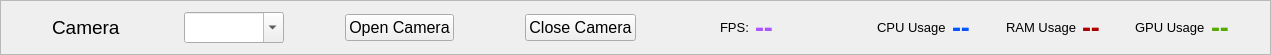
          <widget class="QFrame" name="frame_3">
           <property name="geometry">
            <rect>
             <x>8</x>
             <y>11</y>
             <width>1271</width>
             <height>41</height>
            </rect>
           </property>
           <property name="frameShape">
            <enum>QFrame::Shape::StyledPanel</enum>
           </property>
           <property name="frameShadow">
            <enum>QFrame::Shadow::Raised</enum>
           </property>
           <layout class="QHBoxLayout" name="horizontalLayout_5">
            <item>
             <spacer name="horizontalSpacer_4">
              <property name="orientation">
               <enum>Qt::Orientation::Horizontal</enum>
              </property>
              <property name="sizeHint" stdset="0">
               <size>
                <width>40</width>
                <height>20</height>
               </size>
              </property>
             </spacer>
            </item>
            <item>
             <widget class="QLabel" name="label_Camera">
              <property name="font">
               <font>
                <family>Segoe UI</family>
                <pointsize>14</pointsize>
               </font>
              </property>
              <property name="text">
               <string>Camera</string>
              </property>
             </widget>
            </item>
            <item>
             <spacer name="horizontalSpacer_5">
              <property name="orientation">
               <enum>Qt::Orientation::Horizontal</enum>
              </property>
              <property name="sizeHint" stdset="0">
               <size>
                <width>58</width>
                <height>20</height>
               </size>
              </property>
             </spacer>
            </item>
            <item>
             <widget class="QComboBox" name="cameraComboBox">
              <property name="font">
               <font>
                <family>Segoe UI</family>
                <pointsize>14</pointsize>
               </font>
              </property>
              <property name="editable">
               <bool>true</bool>
              </property>
             </widget>
            </item>
            <item>
             <spacer name="horizontalSpacer_6">
              <property name="orientation">
               <enum>Qt::Orientation::Horizontal</enum>
              </property>
              <property name="sizeHint" stdset="0">
               <size>
                <width>55</width>
                <height>20</height>
               </size>
              </property>
             </spacer>
            </item>
            <item>
             <widget class="QPushButton" name="openCamera">
              <property name="font">
               <font>
                <family>Segoe UI</family>
                <pointsize>12</pointsize>
               </font>
              </property>
              <property name="text">
               <string>Open Camera</string>
              </property>
             </widget>
            </item>
            <item>
             <spacer name="horizontalSpacer_7">
              <property name="orientation">
               <enum>Qt::Orientation::Horizontal</enum>
              </property>
              <property name="sizeHint" stdset="0">
               <size>
                <width>65</width>
                <height>20</height>
               </size>
              </property>
             </spacer>
            </item>
            <item>
             <widget class="QPushButton" name="closeCamera">
              <property name="font">
               <font>
                <family>Segoe UI</family>
                <pointsize>12</pointsize>
               </font>
              </property>
              <property name="text">
               <string>Close Camera</string>
              </property>
             </widget>
            </item>
            <item>
             <spacer name="horizontalSpacer_8">
              <property name="orientation">
               <enum>Qt::Orientation::Horizontal</enum>
              </property>
              <property name="sizeHint" stdset="0">
               <size>
                <width>78</width>
                <height>20</height>
               </size>
              </property>
             </spacer>
            </item>
            <item>
             <widget class="QLabel" name="label_10">
              <property name="font">
               <font>
                <family>Segoe UI</family>
                <pointsize>10</pointsize>
               </font>
              </property>
              <property name="text">
               <string>FPS:</string>
              </property>
             </widget>
            </item>
            <item>
             <widget class="QLabel" name="fps_label">
              <property name="palette">
               <palette>
                <active>
                 <colorrole role="WindowText">
                  <brush brushstyle="SolidPattern">
                   <color alpha="255">
                    <red>170</red>
                    <green>85</green>
                    <blue>255</blue>
                   </color>
                  </brush>
                 </colorrole>
                </active>
                <inactive>
                 <colorrole role="WindowText">
                  <brush brushstyle="SolidPattern">
                   <color alpha="255">
                    <red>170</red>
                    <green>85</green>
                    <blue>255</blue>
                   </color>
                  </brush>
                 </colorrole>
                </inactive>
                <disabled>
                 <colorrole role="WindowText">
                  <brush brushstyle="SolidPattern">
                   <color alpha="255">
                    <red>120</red>
                    <green>120</green>
                    <blue>120</blue>
                   </color>
                  </brush>
                 </colorrole>
                </disabled>
               </palette>
              </property>
              <property name="font">
               <font>
                <family>Segoe UI</family>
                <pointsize>20</pointsize>
                <bold>true</bold>
               </font>
              </property>
              <property name="text">
               <string>--</string>
              </property>
             </widget>
            </item>
            <item>
             <spacer name="horizontalSpacer_9">
              <property name="orientation">
               <enum>Qt::Orientation::Horizontal</enum>
              </property>
              <property name="sizeHint" stdset="0">
               <size>
                <width>98</width>
                <height>20</height>
               </size>
              </property>
             </spacer>
            </item>
            <item>
             <widget class="QLabel" name="label_5">
              <property name="font">
               <font>
                <family>Segoe UI</family>
                <pointsize>10</pointsize>
               </font>
              </property>
              <property name="text">
               <string>CPU Usage</string>
              </property>
             </widget>
            </item>
            <item>
             <widget class="QLabel" name="cpu_label">
              <property name="palette">
               <palette>
                <active>
                 <colorrole role="WindowText">
                  <brush brushstyle="SolidPattern">
                   <color alpha="255">
                    <red>0</red>
                    <green>85</green>
                    <blue>255</blue>
                   </color>
                  </brush>
                 </colorrole>
                </active>
                <inactive>
                 <colorrole role="WindowText">
                  <brush brushstyle="SolidPattern">
                   <color alpha="255">
                    <red>0</red>
                    <green>85</green>
                    <blue>255</blue>
                   </color>
                  </brush>
                 </colorrole>
                </inactive>
                <disabled>
                 <colorrole role="WindowText">
                  <brush brushstyle="SolidPattern">
                   <color alpha="255">
                    <red>120</red>
                    <green>120</green>
                    <blue>120</blue>
                   </color>
                  </brush>
                 </colorrole>
                </disabled>
               </palette>
              </property>
              <property name="font">
               <font>
                <family>Segoe UI</family>
                <pointsize>20</pointsize>
                <bold>true</bold>
               </font>
              </property>
              <property name="text">
               <string>--</string>
              </property>
             </widget>
            </item>
            <item>
             <spacer name="horizontalSpacer_10">
              <property name="orientation">
               <enum>Qt::Orientation::Horizontal</enum>
              </property>
              <property name="sizeHint" stdset="0">
               <size>
                <width>26</width>
                <height>20</height>
               </size>
              </property>
             </spacer>
            </item>
            <item>
             <widget class="QLabel" name="label_6">
              <property name="font">
               <font>
                <family>Segoe UI</family>
                <pointsize>10</pointsize>
               </font>
              </property>
              <property name="text">
               <string>RAM Usage</string>
              </property>
             </widget>
            </item>
            <item>
             <widget class="QLabel" name="ram_label">
              <property name="palette">
               <palette>
                <active>
                 <colorrole role="WindowText">
                  <brush brushstyle="SolidPattern">
                   <color alpha="255">
                    <red>170</red>
                    <green>0</green>
                    <blue>0</blue>
                   </color>
                  </brush>
                 </colorrole>
                </active>
                <inactive>
                 <colorrole role="WindowText">
                  <brush brushstyle="SolidPattern">
                   <color alpha="255">
                    <red>170</red>
                    <green>0</green>
                    <blue>0</blue>
                   </color>
                  </brush>
                 </colorrole>
                </inactive>
                <disabled>
                 <colorrole role="WindowText">
                  <brush brushstyle="SolidPattern">
                   <color alpha="255">
                    <red>120</red>
                    <green>120</green>
                    <blue>120</blue>
                   </color>
                  </brush>
                 </colorrole>
                </disabled>
               </palette>
              </property>
              <property name="font">
               <font>
                <family>Segoe UI</family>
                <pointsize>20</pointsize>
                <bold>true</bold>
               </font>
              </property>
              <property name="text">
               <string>--</string>
              </property>
             </widget>
            </item>
            <item>
             <spacer name="horizontalSpacer_11">
              <property name="orientation">
               <enum>Qt::Orientation::Horizontal</enum>
              </property>
              <property name="sizeHint" stdset="0">
               <size>
                <width>25</width>
                <height>20</height>
               </size>
              </property>
             </spacer>
            </item>
            <item>
             <widget class="QLabel" name="label_9">
              <property name="font">
               <font>
                <family>Segoe UI</family>
                <pointsize>10</pointsize>
               </font>
              </property>
              <property name="text">
               <string>GPU Usage</string>
              </property>
             </widget>
            </item>
            <item>
             <widget class="QLabel" name="gpu_label">
              <property name="palette">
               <palette>
                <active>
                 <colorrole role="WindowText">
                  <brush brushstyle="SolidPattern">
                   <color alpha="255">
                    <red>85</red>
                    <green>170</green>
                    <blue>0</blue>
                   </color>
                  </brush>
                 </colorrole>
                </active>
                <inactive>
                 <colorrole role="WindowText">
                  <brush brushstyle="SolidPattern">
                   <color alpha="255">
                    <red>85</red>
                    <green>170</green>
                    <blue>0</blue>
                   </color>
                  </brush>
                 </colorrole>
                </inactive>
                <disabled>
                 <colorrole role="WindowText">
                  <brush brushstyle="SolidPattern">
                   <color alpha="255">
                    <red>120</red>
                    <green>120</green>
                    <blue>120</blue>
                   </color>
                  </brush>
                 </colorrole>
                </disabled>
               </palette>
              </property>
              <property name="font">
               <font>
                <family>Segoe UI</family>
                <pointsize>20</pointsize>
                <bold>true</bold>
               </font>
              </property>
              <property name="text">
               <string>--</string>
              </property>
             </widget>
            </item>
            <item>
             <spacer name="horizontalSpacer_12">
              <property name="orientation">
               <enum>Qt::Orientation::Horizontal</enum>
              </property>
              <property name="sizeHint" stdset="0">
               <size>
                <width>16</width>
                <height>20</height>
               </size>
              </property>
             </spacer>
            </item>
           </layout>
          </widget>
